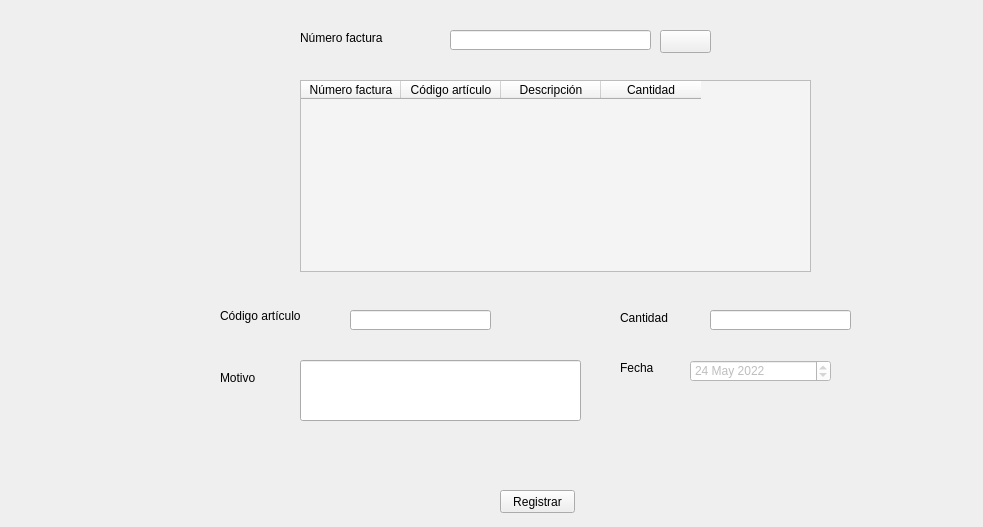
                   <widget class="QWidget" name="a_devoluciones">
                    <property name="geometry">
                     <rect>
                      <x>0</x>
                      <y>0</y>
                      <width>983</width>
                      <height>527</height>
                     </rect>
                    </property>
                    <attribute name="label">
                     <string>Devoluciones</string>
                    </attribute>
                    <widget class="QLabel" name="label_28">
                     <property name="geometry">
                      <rect>
                       <x>300</x>
                       <y>30</y>
                       <width>151</width>
                       <height>16</height>
                      </rect>
                     </property>
                     <property name="text">
                      <string>Número factura</string>
                     </property>
                    </widget>
                    <widget class="QLabel" name="label_29">
                     <property name="geometry">
                      <rect>
                       <x>220</x>
                       <y>300</y>
                       <width>131</width>
                       <height>31</height>
                      </rect>
                     </property>
                     <property name="text">
                      <string>Código artículo</string>
                     </property>
                    </widget>
                    <widget class="QLabel" name="label_30">
                     <property name="geometry">
                      <rect>
                       <x>220</x>
                       <y>370</y>
                       <width>151</width>
                       <height>16</height>
                      </rect>
                     </property>
                     <property name="text">
                      <string>Motivo</string>
                     </property>
                    </widget>
                    <widget class="QLabel" name="label_31">
                     <property name="geometry">
                      <rect>
                       <x>620</x>
                       <y>310</y>
                       <width>151</width>
                       <height>16</height>
                      </rect>
                     </property>
                     <property name="text">
                      <string>Cantidad</string>
                     </property>
                    </widget>
                    <widget class="QLabel" name="label_32">
                     <property name="geometry">
                      <rect>
                       <x>620</x>
                       <y>360</y>
                       <width>151</width>
                       <height>16</height>
                      </rect>
                     </property>
                     <property name="text">
                      <string>Fecha</string>
                     </property>
                    </widget>
                    <widget class="QPushButton" name="bt_ADevoluciones">
                     <property name="geometry">
                      <rect>
                       <x>500</x>
                       <y>490</y>
                       <width>75</width>
                       <height>23</height>
                      </rect>
                     </property>
                     <property name="text">
                      <string>Registrar</string>
                     </property>
                    </widget>
                    <widget class="QLineEdit" name="le_numerofactura_A">
                     <property name="geometry">
                      <rect>
                       <x>450</x>
                       <y>30</y>
                       <width>201</width>
                       <height>20</height>
                      </rect>
                     </property>
                     <property name="styleSheet">
                      <string notr="true"/>
                     </property>
                     <property name="text">
                      <string/>
                     </property>
                    </widget>
                    <widget class="QLineEdit" name="le_codigoarticulo_A">
                     <property name="geometry">
                      <rect>
                       <x>350</x>
                       <y>310</y>
                       <width>141</width>
                       <height>20</height>
                      </rect>
                     </property>
                     <property name="styleSheet">
                      <string notr="true"/>
                     </property>
                     <property name="text">
                      <string/>
                     </property>
                    </widget>
                    <widget class="QLineEdit" name="le_cantidad_AD">
                     <property name="geometry">
                      <rect>
                       <x>710</x>
                       <y>310</y>
                       <width>141</width>
                       <height>20</height>
                      </rect>
                     </property>
                     <property name="styleSheet">
                      <string notr="true"/>
                     </property>
                     <property name="text">
                      <string/>
                     </property>
                    </widget>
                    <widget class="QLineEdit" name="le_motivo_A">
                     <property name="geometry">
                      <rect>
                       <x>300</x>
                       <y>360</y>
                       <width>281</width>
                       <height>61</height>
                      </rect>
                     </property>
                     <property name="styleSheet">
                      <string notr="true"/>
                     </property>
                     <property name="text">
                      <string/>
                     </property>
                    </widget>
                    <widget class="QDateEdit" name="de_fecha_A">
                     <property name="enabled">
                      <bool>false</bool>
                     </property>
                     <property name="geometry">
                      <rect>
                       <x>690</x>
                       <y>360</y>
                       <width>141</width>
                       <height>22</height>
                      </rect>
                     </property>
                     <property name="styleSheet">
                      <string notr="true">background-color: rgb(255, 255, 255);</string>
                     </property>
                     <property name="dateTime">
                      <datetime>
                       <hour>0</hour>
                       <minute>0</minute>
                       <second>0</second>
                       <year>2022</year>
                       <month>5</month>
                       <day>24</day>
                      </datetime>
                     </property>
                    </widget>
                    <widget class="QTableWidget" name="table_AD">
                     <property name="geometry">
                      <rect>
                       <x>300</x>
                       <y>80</y>
                       <width>511</width>
                       <height>192</height>
                      </rect>
                     </property>
                     <property name="styleSheet">
                      <string notr="true">background-color:rgb(244, 244, 244);</string>
                     </property>
                     <column>
                      <property name="text">
                       <string>Número factura</string>
                      </property>
                     </column>
                     <column>
                      <property name="text">
                       <string>Código artículo</string>
                      </property>
                     </column>
                     <column>
                      <property name="text">
                       <string>Descripción</string>
                      </property>
                     </column>
                     <column>
                      <property name="text">
                       <string>Cantidad</string>
                      </property>
                     </column>
                    </widget>
                    <widget class="QPushButton" name="bt_buscar_AD">
                     <property name="geometry">
                      <rect>
                       <x>660</x>
                       <y>30</y>
                       <width>51</width>
                       <height>23</height>
                      </rect>
                     </property>
                     <property name="text">
                      <string/>
                     </property>
                     <property name="icon">
                      <iconset>
                       <normaloff>images/3844432-magnifier-search-zoom_110300.png</normaloff>images/3844432-magnifier-search-zoom_110300.png</iconset>
                     </property>
                    </widget>
                   </widget>
